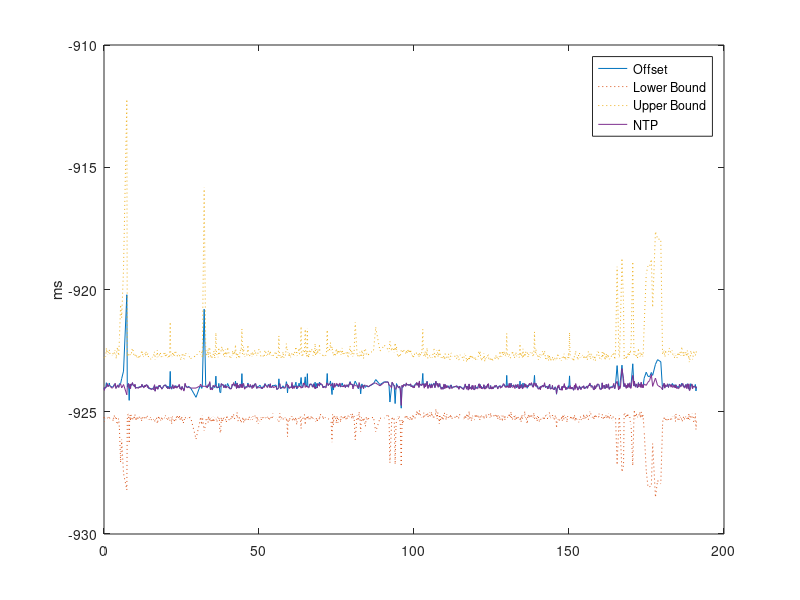

Recreate this plot in MATLAB.
% CSE 237B, Lab 1, Part 1
% August Nanz

% Import data
data = csvread('./client/result.csv');
time = (data(:,1) - data(1,1))./1e9;
ntp = data(:,2)./1e6;
offset = data(:,3)./1e6;
lambda = data(:,4)./1e6;

% Plot RTT, offset, and bound on error
figure;
plot(time, offset);
hold on
plot(time, offset - lambda,':');
plot(time, offset + lambda,':');
plot(time, ntp);
legend('Offset','Lower Bound','Upper Bound', 'NTP');
ylabel('ms');